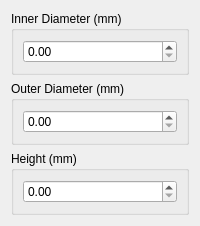
              <widget class="QWidget" name="washer_metric">
               <layout class="QGridLayout" name="gridLayout_20">
                <item row="3" column="0">
                 <widget class="QGroupBox" name="washer_height_metric">
                  <property name="title">
                   <string>Height (mm)</string>
                  </property>
                  <layout class="QHBoxLayout" name="horizontalLayout_4">
                   <item>
                    <widget class="QDoubleSpinBox" name="washer_height_metric_double">
                     <property name="decimals">
                      <number>2</number>
                     </property>
                     <property name="maximum">
                      <double>30.000000000000000</double>
                     </property>
                     <property name="singleStep">
                      <double>0.050000000000000</double>
                     </property>
                    </widget>
                   </item>
                  </layout>
                 </widget>
                </item>
                <item row="1" column="0">
                 <widget class="QGroupBox" name="washer_outer_diameter_metric">
                  <property name="title">
                   <string>Outer Diameter (mm)</string>
                  </property>
                  <layout class="QHBoxLayout" name="horizontalLayout_2">
                   <item>
                    <widget class="QDoubleSpinBox" name="washer_outer_diameter_metric_double">
                     <property name="decimals">
                      <number>2</number>
                     </property>
                     <property name="maximum">
                      <double>30.000000000000000</double>
                     </property>
                     <property name="singleStep">
                      <double>0.050000000000000</double>
                     </property>
                    </widget>
                   </item>
                  </layout>
                 </widget>
                </item>
                <item row="0" column="0">
                 <widget class="QGroupBox" name="washer_inner_diameter_metric">
                  <property name="title">
                   <string>Inner Diameter (mm)</string>
                  </property>
                  <layout class="QHBoxLayout" name="horizontalLayout_3">
                   <item>
                    <widget class="QDoubleSpinBox" name="washer_inner_diameter_metric_double">
                     <property name="decimals">
                      <number>2</number>
                     </property>
                     <property name="maximum">
                      <double>30.000000000000000</double>
                     </property>
                     <property name="singleStep">
                      <double>0.050000000000000</double>
                     </property>
                    </widget>
                   </item>
                  </layout>
                 </widget>
                </item>
               </layout>
              </widget>
